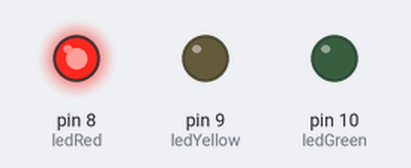
This sketch was run on a simulated Arduino Uno, built with avr-gcc and run on an emulated ATmega328P. Parts: output pins drawn as LEDs (lit = HIGH).

Above: at 2.5 s.
At 7.5 s:
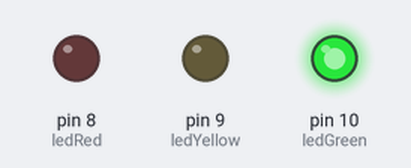
At 11.0 s:
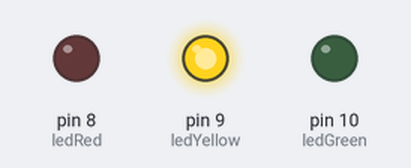
Timing chart, 0 to 15.6 s (numbered marks = the images above):
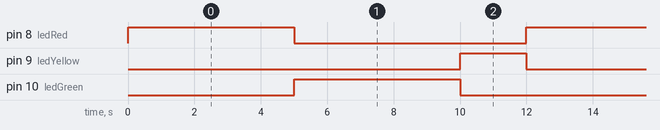

Measured:
- by itself, pin 8 (ledRed), pin 10 (ledGreen): alternates HIGH for 5.0 s and LOW for 7.0 s
- by itself, pin 9 (ledYellow): alternates HIGH for 2.0 s and LOW for 10.0 s
- by itself, everything shown: repeats every 12.0 s, in 3 steps

The sketch:

semaforo_com_define.ino
```cpp
// O "#define" é uma diretiva, uma constante
// Quando o programa é compilado, substitui o nome ledRed por 8 invés de armazenar uma variável
// na memória e acessá-la. Fazer desse jeito economina-se a memória do Arduino.
// Pode-se usar essa instrução aqui, porque o nome de uma porta não é variável.
// A variável é boa para ser usanda quando deseja-se armazenar valores que vão variar mesmo.
#define ledRed  8
#define ledYellow 9
#define ledGreen 10

void setup() {
  pinMode(ledRed, OUTPUT);
  pinMode(ledYellow, OUTPUT);
  pinMode(ledGreen, OUTPUT);
}

void loop() {
  digitalWrite(ledRed, HIGH);
  digitalWrite(ledYellow, LOW);
  digitalWrite(ledGreen, LOW);
  delay(5000);

  digitalWrite(ledRed, LOW);
  digitalWrite(ledYellow, LOW);
  digitalWrite(ledGreen, HIGH);
  delay(5000);

  digitalWrite(ledRed, LOW);
  digitalWrite(ledYellow, HIGH);
  digitalWrite(ledGreen, LOW);
  delay(2000);
}
```
